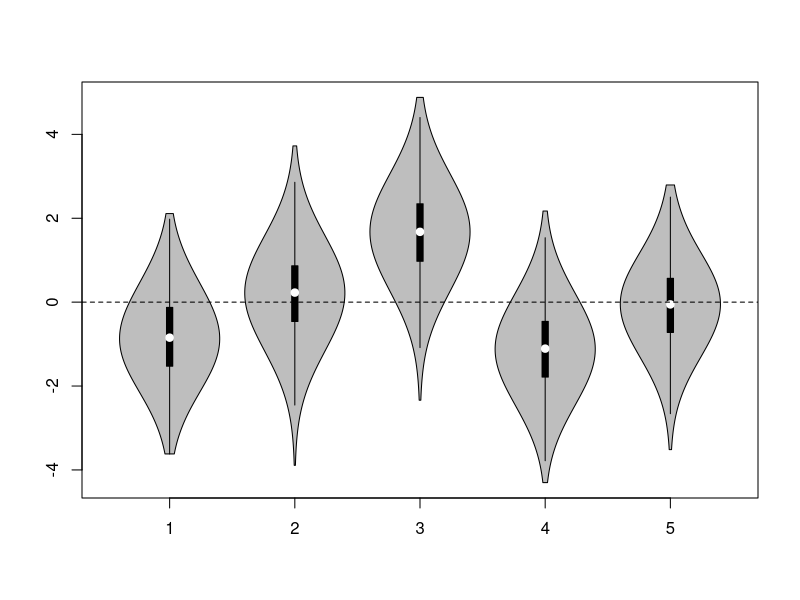
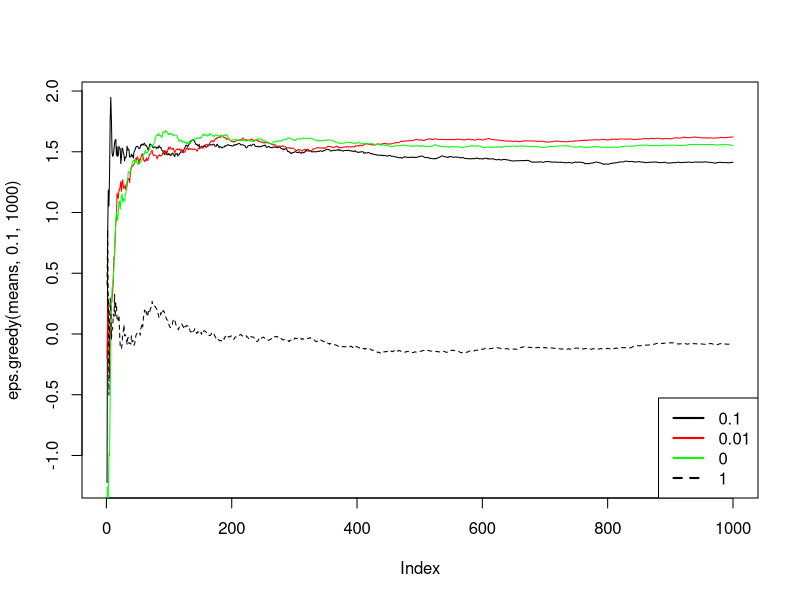
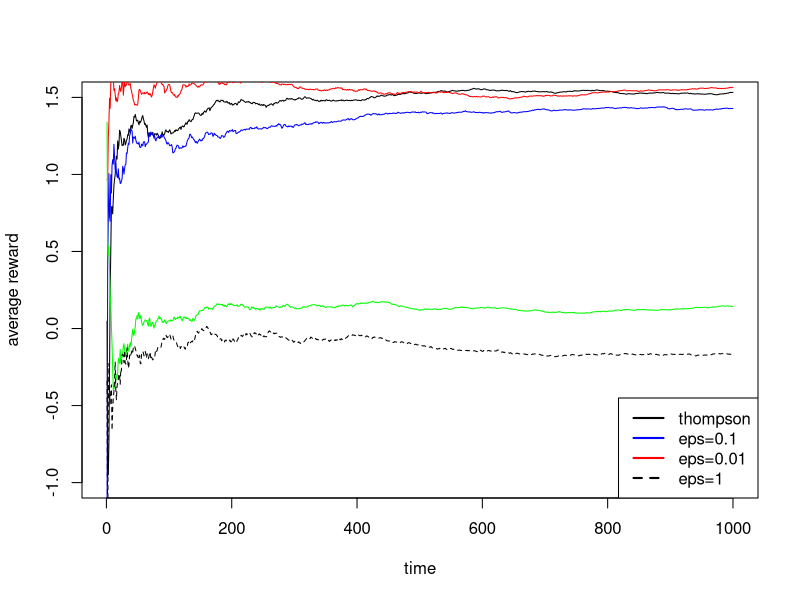
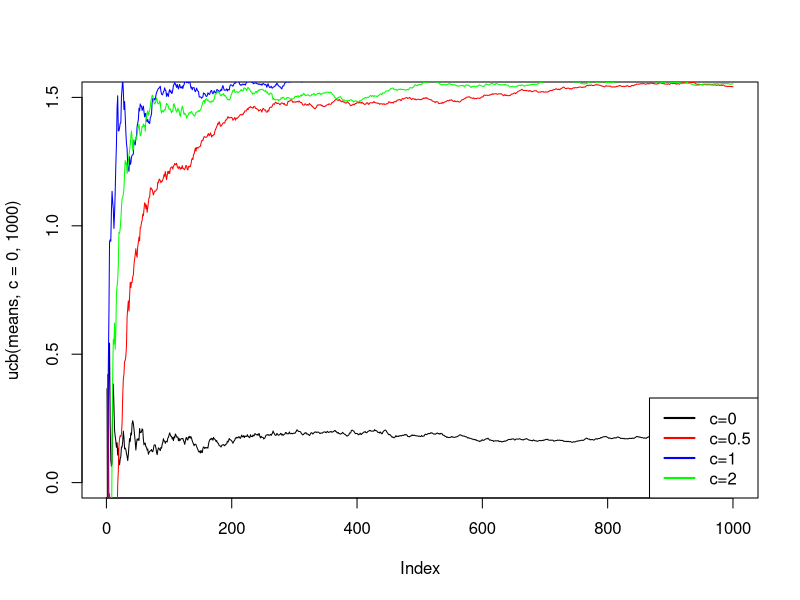
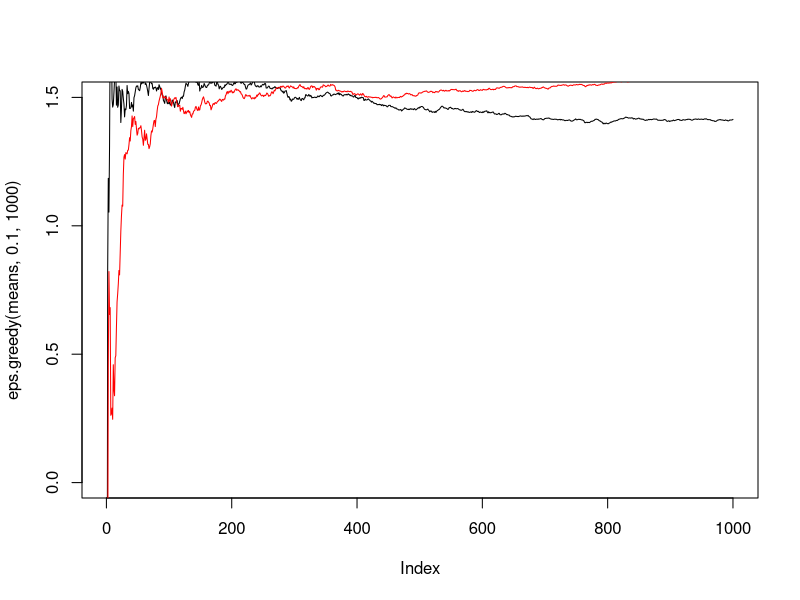

Source code (R) for these figures, in order:
library(vioplot)
library(nnet)

set.seed(2) # 2
k = 5
means = rnorm(k, 0, 1)
# generate a violin plot
n = 1000
vioplot(
  rnorm(n, means[1], 1),
  rnorm(n, means[2], 1),
  rnorm(n, means[3], 1),
  rnorm(n, means[4], 1),
  rnorm(n, means[5], 1),
  names=1:5,
  col="grey"
)
abline(h=0, lty="dashed")

# -----------

eps.greedy = function(means, eps, num.iters) {
  k = length(means)
  Q = rep(0, k)
  N = rep(0, k)
  avg.rewards = rep(0, num.iters)
  for(iter in 1:num.iters) {
    if(runif(1,0,1) < eps) {
      A = sample(1:k, 1)
    } else {
      A = which.is.max(Q)
    }
    R = rnorm(1, means[A], 1)
    N[A] = N[A] + 1
    Q[A] = Q[A] + ((1/N[A])*(R - Q[A]))
    # compute average reward
    avg.rewards[iter] = ((N / sum(N)) %*% Q)[1]
  }
  print(Q)
  print(N)
  return(avg.rewards)
}

thompson.gauss = function(means, num.iters) {
  # prior is an N(0,1)
  mean.prior = 0
  sd.prior = 1
  Q = rep(0, k)
  N = rep(0, k)
  avg.rewards = rep(0, num.iters)
  for(iter in 1:num.iters) {
    # for each arm i = 1...k, sample \theta_i from posterior distribution
    theta.samples = c()
    for(a in 1:k) {
      theta.samples = c(theta.samples, rnorm(1, Q[a], 1 / (N[a]+1) ))
    }
    # choose the arm that is the argmax of these samples
    A = which.max(theta.samples)
    R = rnorm(1, means[A], 1)
    N[A] = N[A] + 1
    Q[A] = Q[A] + ((1/N[A])*(R - Q[A]))
    # compute average reward
    avg.rewards[iter] = ((N / sum(N)) %*% Q)[1]
  }
  print(Q)
  print(N)
  return(avg.rewards)
}

ucb = function(means, c, num.iters) {
  k = length(means)
  Q = rep(0, k)
  N = rep(0, k)
  avg.rewards = rep(0, num.iters)
  for(iter in 1:num.iters) {
    confs = c()
    for(a in 1:k) {
      confs = c(confs, Q[a] + (c*sqrt( log(iter) / (N[a]+1) )) )
    }
    A = which.max(confs)
    R = rnorm(1, means[A], 1)
    N[A] = N[A] + 1
    Q[A] = Q[A] + ((1/N[A])*(R - Q[A]))
    # compute average reward
    avg.rewards[iter] = ((N / sum(N)) %*% Q)[1]
  }
  print(Q)
  print(N)
  return(avg.rewards)
}

# look at epsilon greedy
# eps=0 can 'fluke' and be the best often. i think this is due to the random tie breaking at the start picking
# the right arm(s) by chance. i'd expect this to happen less often with the more arms you have
set.seed(0)
plot(eps.greedy(means, 0.1, 1000),type="l")
lines(eps.greedy(means, 0.01, 1000),type="l",col="red")
lines(eps.greedy(means, 0, 1000),type="l", col="green")
lines(eps.greedy(means, 1, 1000),type="l", lty="dashed", col="black")
legend("bottomright",legend=c(0.1, 0.01, 0, 1),col=c("black","red","green","black"),lty=c("solid","solid","solid","dashed"),lwd=2)

# look at thompson sampling
set.seed(0)
plot(thompson.gauss(means, 1000), type="l", ylim=c(-1,1.5), xlab="time", ylab="average reward")
lines(eps.greedy(means, 0.1, 1000), type="l",col="blue")
lines(eps.greedy(means, 0.01, 1000), type="l",col="red")
lines(eps.greedy(means, 0, 1000), type="l",col="green")
lines(eps.greedy(means, 1, 1000), type="l", lty="dashed", col="black")
legend("bottomright",legend=c("thompson", "eps=0.1", "eps=0.01", "eps=1"),col=c("black","blue", "red","black"),lty=c("solid","solid","solid","dashed"),lwd=2)

# look at ucb sampling
set.seed(0)
plot(ucb(means, c=0, 1000),type="l", ylim=c(0,1.5))
lines(ucb(means, c=0.5, 1000),col="red")
lines(ucb(means, c=1, 1000),col="blue")
lines(ucb(means, c=2, 1000),col="green")
legend("bottomright",legend=c("c=0", "c=0.5", "c=1", "c=2"),col=c("black","red","blue","green"),lty="solid",lwd=2)

# look at all of them together
set.seed(0)
plot(eps.greedy(means, 0.1, 1000), type="l", ylim=c(0,1.5))
lines(ucb(means, 2, 1000),col="red")
